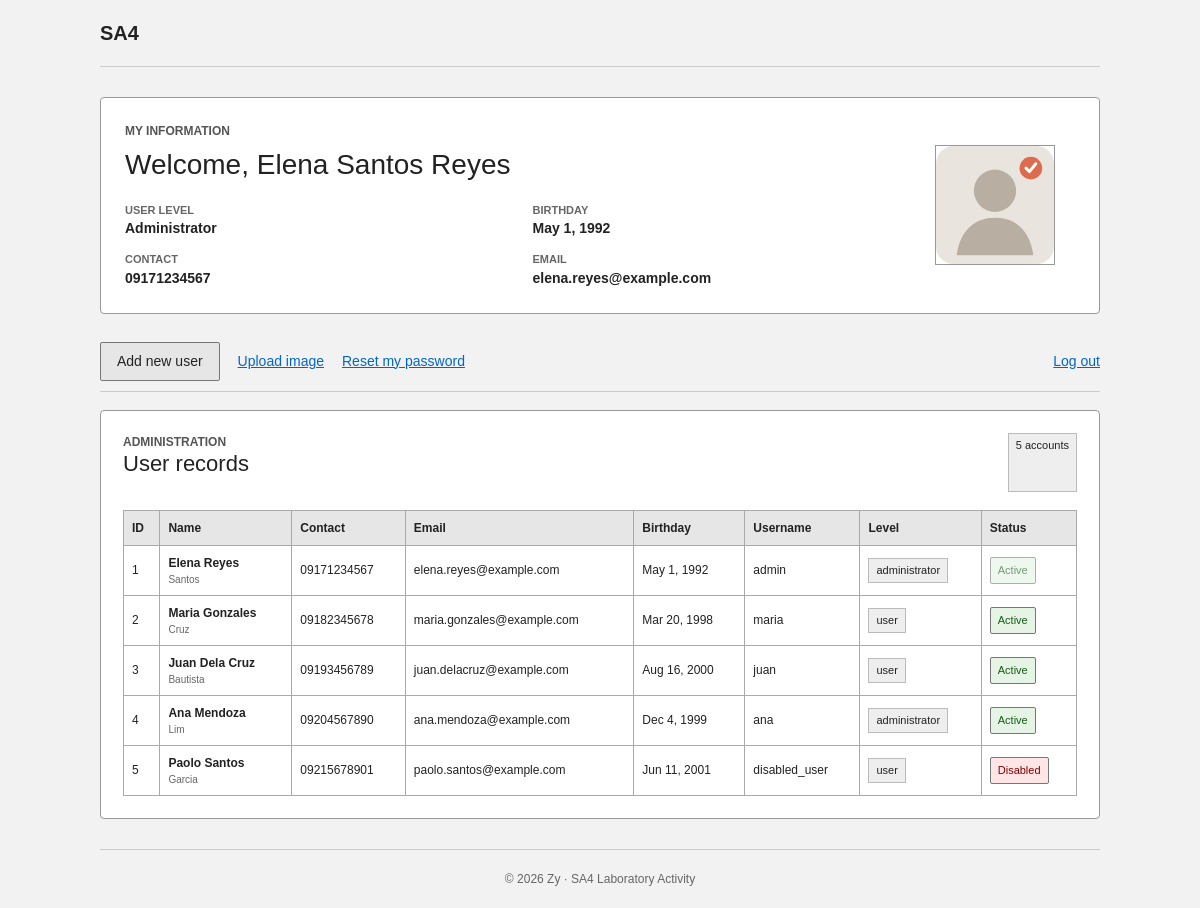
/Admin_home.php (signed in), run on the app's committed database.
### tables this page shows
CREATE TABLE IF NOT EXISTS users (
    ID INT UNSIGNED AUTO_INCREMENT PRIMARY KEY,
    Firstname VARCHAR(80) NOT NULL,
    Lastname VARCHAR(80) NOT NULL,
    Middlename VARCHAR(80) NOT NULL DEFAULT '',
    Contactno VARCHAR(30) NOT NULL DEFAULT '',
    Email VARCHAR(150) NOT NULL UNIQUE,
    Birthday DATE NOT NULL,
    username VARCHAR(60) NOT NULL UNIQUE,
    password VARCHAR(255) NOT NULL,
    accesslevel ENUM('user', 'administrator') NOT NULL DEFAULT 'user',
    status ENUM('active', 'disabled') NOT NULL DEFAULT 'active',
    image VARCHAR(255) DEFAULT NULL,
    created_at TIMESTAMP DEFAULT CURRENT_TIMESTAMP
);

### Admin_home.php (the view, shortened to what this page needs)
<?php
require_once __DIR__ . '/includes/bootstrap.php';
$user = require_login('administrator');
$users = db()->query('SELECT * FROM users ORDER BY ID')->fetchAll();
render_header('Administrator dashboard');
render_profile($user);
?>
<nav class="action-bar">
    <a class="button" href="Admin_adduser.php">Add new user</a>
    <a href="Admin_image.php">Upload image</a>
    <a href="Admin_changepass.php">Reset my password</a>
    <a class="danger-link" href="logout.php">Log out</a>
</nav>
<section class="panel records-panel">
    <div class="section-heading"><div><p class="eyebrow">Administration</p><h2>User records</h2></div><span class="count"><?= count($users) ?> accounts</span></div>
    <div class="table-wrap"><table><thead><tr><th>ID</th><th>Name</th><th>Contact</th><th>Email</th><th>Birthday</th><th>Username</th><th>Level</th><th>Status</th></tr></thead><tbody>
    <?php foreach ($users as $record): ?>
        <tr>
            <td><?= (int) $record['ID'] ?></td>
            <td><strong><?= e($record['Firstname'] . ' ' . $record['Lastname']) ?></strong><small><?= e($record['Middlename']) ?></small></td>
            <td><?= e($record['Contactno']) ?></td><td><?= e($record['Email']) ?></td>
            <td><?= e(date('M j, Y', strtotime($record['Birthday']))) ?></td><td><?= e($record['username']) ?></td>
            <td><span class="badge role"><?= e($record['accesslevel']) ?></span></td>
            <td><form method="post" class="status-form"><button class="status <?= e($record['status']) ?>" title="Click to <?= $record['status'] === 'active' ? 'disable' : 'activate' ?>" <?= (int) $record['ID'] === (int) $user['ID'] ? 'disabled' : '' ?>><?= e($record['status']) ?></button></form></td>
        </tr>
    <?php endforeach; ?>
    </tbody></table></div>
</section>
<?php render_footer(); ?>

### includes/bootstrap.php (shortened to what this page needs)
<?php
function db(): PDO
{
    static $pdo = null;
    if ($pdo instanceof PDO) {
        return $pdo;
    }
    try {
        $pdo = new PDO(
            'mysql:host=' . DB_HOST . ';dbname=' . DB_NAME . ';charset=utf8mb4',
            DB_USER,
            DB_PASS,
            [
                PDO::ATTR_ERRMODE => PDO::ERRMODE_EXCEPTION,
                PDO::ATTR_DEFAULT_FETCH_MODE => PDO::FETCH_ASSOC,
                PDO::ATTR_EMULATE_PREPARES => false,
            ]
        );
    } catch (PDOException $exception) {
        http_response_code(500);
        exit('Database unavailable. Import database.sql in phpMyAdmin, then refresh this page.');
    }
    return $pdo;
}
function e(?string $value): string
{
    return htmlspecialchars($value ?? '', ENT_QUOTES, 'UTF-8');
}
function require_login(?string $role = null): array
{
    $statement = db()->prepare('SELECT * FROM users WHERE ID = ? LIMIT 1');
    $statement->execute([(int) $_SESSION['user_id']]);
    $user = $statement->fetch();
    return $user;
}
function profile_image(array $user): string
{
    $image = $user['image'] ?? '';
    return 'assets/avatar.svg';
}
function render_header(string $title): void
{
    echo '<!doctype html><html lang="en"><head><meta charset="utf-8"><meta name="viewport" content="width=device-width,initial-scale=1">';
    echo '<title>' . e($title) . ' | SA4 UserHub</title><link rel="stylesheet" href="assets/style.css"></head><body>';
    echo '<div class="page-shell"><header class="site-header"><a class="brand" href="index.php">SA4</a></header><main>';
}
function render_footer(): void
{
    echo '</main><footer>&copy; ' . date('Y') . ' Zy &middot; SA4 Laboratory Activity</footer></div></body></html>';
}
function render_profile(array $user, string $back = ''): void
{
    echo '<section class="profile-card"><div class="profile-copy">';
    echo '<p class="eyebrow">My information</p><h1>Welcome, ' . e($user['Firstname'] . ' ' . $user['Middlename'] . ' ' . $user['Lastname']) . '</h1>';
    echo '<div class="details"><div><span>User level</span><strong>' . e(ucfirst($user['accesslevel'])) . '</strong></div>';
    echo '<div><span>Birthday</span><strong>' . e(date('F j, Y', strtotime($user['Birthday']))) . '</strong></div>';
    echo '<div><span>Contact</span><strong>' . e($user['Contactno']) . '</strong></div>';
    echo '<div><span>Email</span><strong>' . e($user['Email']) . '</strong></div></div></div>';
    echo '<div class="profile-photo"><img src="' . e(profile_image($user)) . '" alt="Profile picture">';
    echo '</div></section>';
}

### assets/style.css (style rules this page uses)
* { box-sizing: border-box; }
body { margin: 0; background: #f2f2f2; color: #222; font-family: Arial, Helvetica, sans-serif; font-size: 14px; line-height: 1.5; }
.page-shell { width: 95%; max-width: 1000px; min-height: 100vh; margin: 0 auto; display: flex; flex-direction: column; }
.site-header { display: flex; align-items: center; justify-content: space-between; padding: 18px 0; border-bottom: 1px solid #ccc; }
.brand { color: #222; font-size: 20px; font-weight: bold; text-decoration: none; }
.tag, p { color: #555; }
main { flex: 1; padding: 30px 0; }
footer { padding: 20px 0; border-top: 1px solid #ccc; color: #666; font-size: 12px; text-align: center; }
h1, h2 { margin: 0 0 15px; font-family: Arial, Helvetica, sans-serif; font-weight: normal; line-height: 1.2; }
h1 { font-size: 28px; }
h2 { font-size: 22px; }
a { color: #0066cc; }
.eyebrow { margin: 0 0 8px; color: #555; font-size: 12px; font-weight: bold; text-transform: uppercase; }
.panel, .profile-card { background: #fff; border: 1px solid #999; border-radius: 4px; }
.login-form, .form-page, .records-panel, .compact-panel { padding: 22px; }
button, .button { display: inline-block; padding: 8px 16px; border: 1px solid #777; border-radius: 2px; background: #e6e6e6; color: #222; font: inherit; text-decoration: none; cursor: pointer; }
.profile-card { display: grid; grid-template-columns: 1fr 160px; padding: 24px; }
.details { display: grid; grid-template-columns: repeat(2, minmax(160px, 1fr)); gap: 12px 25px; margin-top: 20px; }
.details span { display: block; color: #666; font-size: 11px; font-weight: bold; text-transform: uppercase; }
.profile-photo { display: flex; flex-direction: column; align-items: center; justify-content: center; gap: 8px; }
.profile-photo img { width: 120px; height: 120px; border: 1px solid #999; border-radius: 0; object-fit: cover; }
.action-bar { display: flex; align-items: center; gap: 18px; margin: 18px 0; padding: 10px 0; border-bottom: 1px solid #ccc; }
.action-bar .danger-link { margin-left: auto; }
.section-heading { display: flex; justify-content: space-between; gap: 20px; }
.section-heading p { margin: 0; }
.count, .badge { display: inline-block; padding: 3px 7px; border: 1px solid #bbb; background: #eee; font-size: 11px; }
.table-wrap { margin-top: 18px; overflow-x: auto; }
table { width: 100%; border-collapse: collapse; font-size: 12px; }
th, td { padding: 8px; border: 1px solid #aaa; text-align: left; white-space: nowrap; }
th { background: #e6e6e6; }
td small { display: block; color: #666; }
.status-form { margin: 0; }
.status { padding: 4px 7px; font-size: 11px; text-transform: capitalize; }
.status.active { background: #e5f4e5; color: #175b17; }
.status.disabled { background: #ffe5e5; color: #800000; }
.status:disabled { cursor: not-allowed; opacity: 0.6; }

### data on the page
users: Firstname+Middlename+Lastname "Elena Santos Reyes", accesslevel "Administrator", Birthday "May 1, 1992", Contactno "09171234567", Email "elena.reyes@example.com", ID "1", Firstname+Lastname "Elena Reyes", Middlename "Santos", username "admin", accesslevel "administrator", status "Active"
users: ID "2", Firstname+Lastname "Maria Gonzales", Middlename "Cruz", Contactno "09182345678", Email "maria.gonzales@example.com", Birthday "Mar 20, 1998", username "maria", accesslevel "user", status "Active"
users: ID "3", Firstname+Lastname "Juan Dela Cruz", Middlename "Bautista", Contactno "09193456789", Email "juan.delacruz@example.com", Birthday "Aug 16, 2000", username "juan", accesslevel "user", status "Active"
users: ID "4", Firstname+Lastname "Ana Mendoza", Middlename "Lim", Contactno "09204567890", Email "ana.mendoza@example.com", Birthday "Dec 4, 1999", username "ana", accesslevel "administrator", status "Active"
users: ID "5", Firstname+Lastname "Paolo Santos", Middlename "Garcia", Contactno "09215678901", Email "paolo.santos@example.com", Birthday "Jun 11, 2001", username "disabled_user", accesslevel "user", status "Disabled"

### other printed values
count($users) "5"
